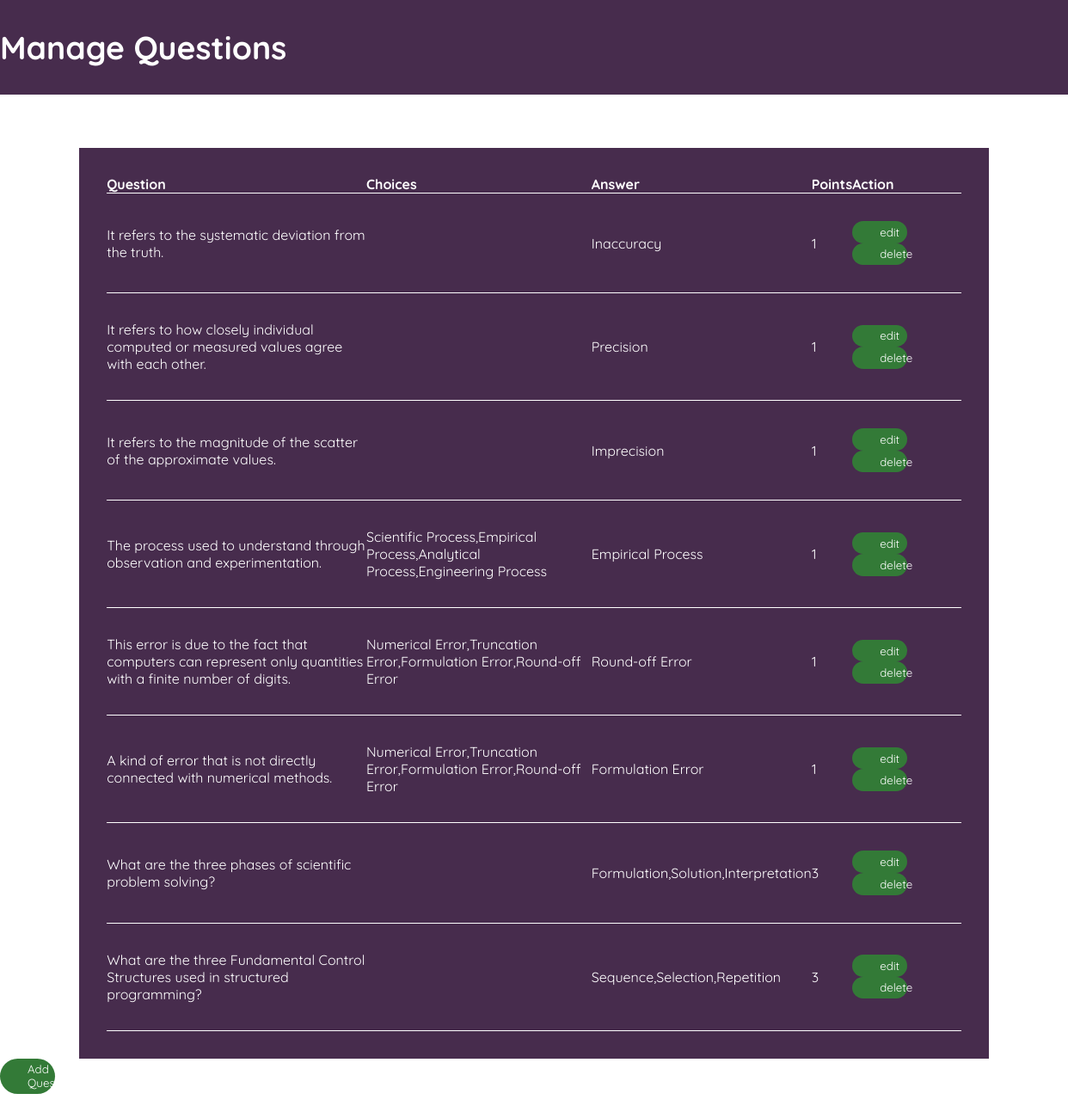
The page /teachermodule/teacherManageQuestions.php?quiz_code=nmqs001 on the database its author committed.
### tables this page shows
CREATE TABLE `quiz_inventory` (
  `quiz_code` varchar(45) DEFAULT NULL,
  `type_of_quiz` text DEFAULT NULL,
  `question` text DEFAULT NULL,
  `choices` text DEFAULT NULL,
  `answer` text DEFAULT NULL,
  `points` int(11) DEFAULT NULL
);

### teachermodule/rQuestionsManage.php (the view, shortened to what this page needs)
<?php
    include "config.php";
    $sql = "SELECT * FROM `quiz_inventory` WHERE `quiz_code` = '" . $_SESSION['quiz_code'] . "'";
    $result = mysqli_query($connection, $sql);
    while ($row = $result->fetch_assoc()) {
        echo "<tr>";
        echo "<td>" . $row['question'] . "</td>";
        echo "<td>" . $row['choices'] . "</td>";
        echo "<td>" . $row['answer'] . "</td>";
        echo "<td>" . $row['points'] . "</td>";
        echo "<td>";
        echo "<button class='editQuestion'><a href='teacherEditQuestion.php?quiz_code=" . $_SESSION['quiz_code'] . "&question=". $row['question'] . "'> edit </a></button>";
        echo "<button class='Delete'><a onClick=\"javascript: return confirm('Are you sure you want to delete?');\" href='dQuestion.php?quiz_code=" . $_SESSION['quiz_code'] . "&question=" . $row['question'] . "'>delete</a></button>";
        echo "</td>";
        echo "</tr>";
    }
?>

### teachermodule/styles/teacherCreateQuiz.css (style rules this page uses)
* { margin: 0; padding: 0; list-style: none; text-decoration: none; font-family: var(--fnt-Quicksand); }
body { display: flex; flex-direction: column; height: 100vh; }

### teachermodule/styles/manageQuestions.css (style rules this page uses)
* { margin: 0; border: 0; }
body { display: flex; flex-direction: column; align-items: center; height: 100vh; width: 100vw; }
button { width: 5%; border-radius: 2rem; padding: 0.3rem 2rem; color: white; background-color: rgb(51, 122, 55); }
a , a:hover, a:focus, a:visited { text-decoration: none; color: inherit; outline: 0; cursor: auto; }
tr { border-bottom: 0.1rem solid white; }
td { padding: 2rem 0; overflow:auto; }

### rows shown on the page
quiz_inventory: question "It refers to the systematic deviation from the truth.", answer "Inaccuracy", points "1"
quiz_inventory: question "It refers to how closely individual computed or measured values agree with each other.", answer "Precision", points "1"
quiz_inventory: question "It refers to the magnitude of the scatter of the approximate values.", answer "Imprecision", points "1"
quiz_inventory: question "The process used to understand through observation and experimentation.", choices "Scientific Process,Empirical Process,Analytical Process,Engineering Process", answer "Empirical Process", points "1"
quiz_inventory: question "This error is due to the fact that computers can represent only quantities with a finite number of digits.", choices "Numerical Error,Truncation Error,Formulation Error,Round-off Error", answer "Round-off Error", points "1"
quiz_inventory: question "A kind of error that is not directly connected with numerical methods.", choices "Numerical Error,Truncation Error,Formulation Error,Round-off Error", answer "Formulation Error", points "1"
quiz_inventory: question "What are the three phases of scientific problem solving?", answer "Formulation,Solution,Interpretation", points "3"
quiz_inventory: question "What are the three Fundamental Control Structures used in structured programming?", answer "Sequence,Selection,Repetition", points "3"
